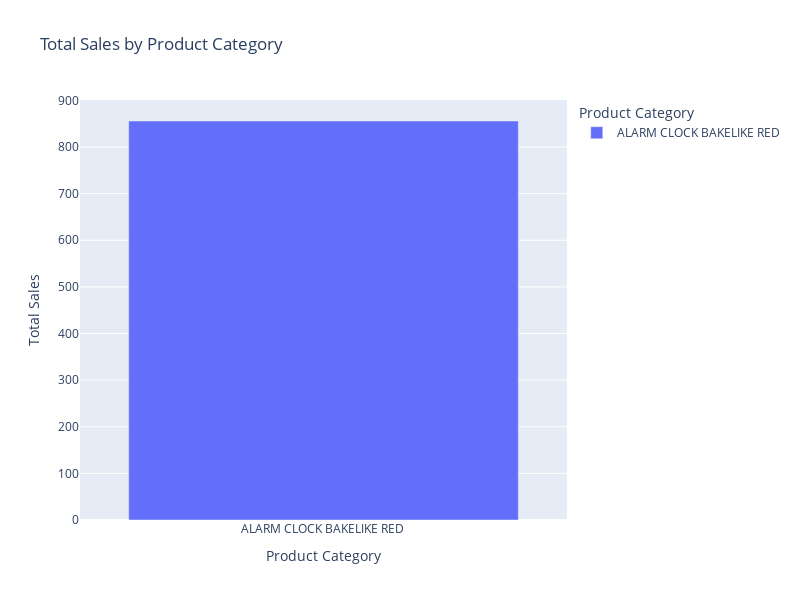

Notebook code cell kept with this figure:
### Code cell
visualize_slice_sales_by_product_category('slice_on_a_particular_product.csv')

### Figure 1 — Plotly figure (JSON) as saved in the notebook; plotly's stock layout.template omitted (floating-point values rounded to 4 significant figures)
{"data": [{"hovertemplate": "Product Category=%{x}<br>Total Sales=%{y}<extra></extra>", "legendgroup": "ALARM CLOCK BAKELIKE RED ", "marker": {"color": "#636efa", "pattern": {"shape": ""}}, "name": "ALARM CLOCK BAKELIKE RED ", "orientation": "v", "showlegend": true, "textposition": "auto", "type": "bar", "x": ["ALARM CLOCK BAKELIKE RED "], "xaxis": "x", "y": [855.8], "yaxis": "y"}], "layout": {"barmode": "relative", "height": 600, "legend": {"title": {"text": "Product Category"}, "tracegroupgap": 0}, "title": {"text": "Total Sales by Product Category"}, "width": 800, "xaxis": {"anchor": "y", "categoryarray": ["ALARM CLOCK BAKELIKE RED "], "categoryorder": "array", "domain": [0, 1], "title": {"text": "Product Category"}}, "yaxis": {"anchor": "x", "domain": [0, 1], "title": {"text": "Total Sales"}}}}
